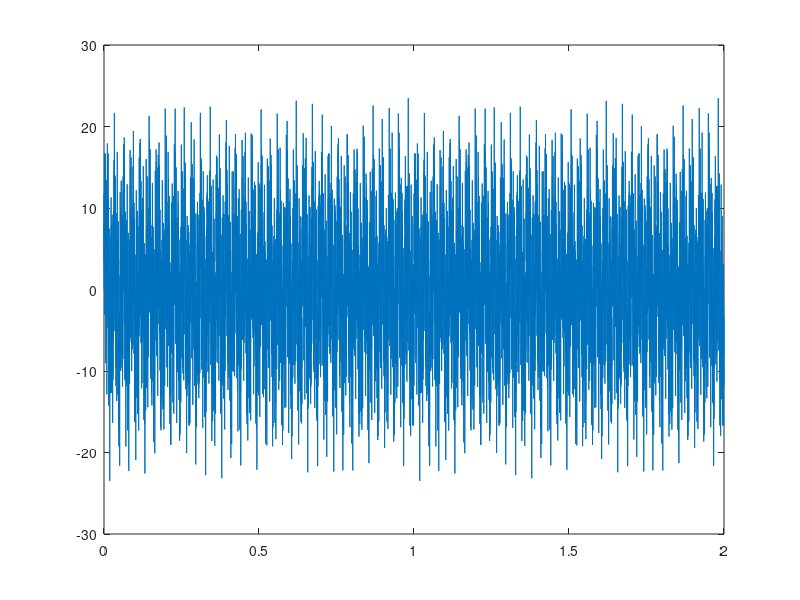
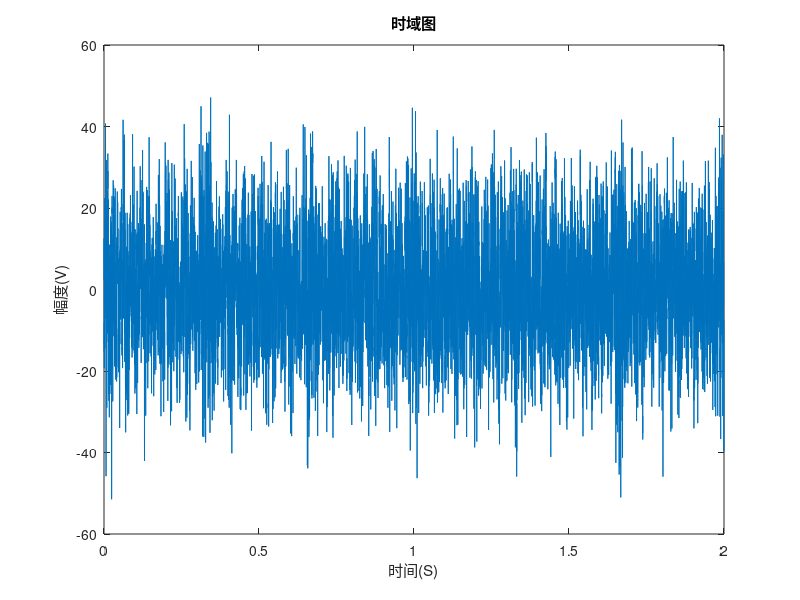
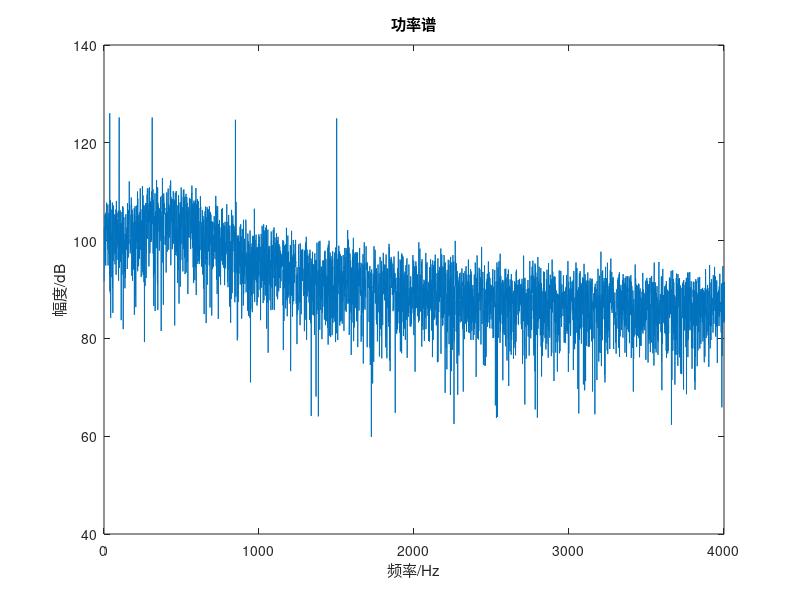

These figures' MATLAB source, in order:
clc;
clear all;
close all;
%ct
a=[1    -0.886372552937091    0.0752264044191101    0.0518195032914529    0.0356877626508858    0.0245663788107344    0.0168939733876390    0.0115933847488235    0.00792044070864310    0.00535948103002273    0.00355096169035401    0.00224097696680291    0.00396593581833329];%分母
b=0.599222883197722;%分子
Fs = 8000;         % 采样频率 (Hz)
T = 2;             % 信号持续时间 (秒)
N = Fs * T;       % 总采样点数
tt = (0:N-1) / Fs; % 时间向量

% 生成白噪声
rng(1000,'twister');%固定随机数
noise = 10*randn(N, 1);
%ct=lsim(a,b,randn(size(t)));
ct=filter(b,a,noise);%平稳连续谱
ct=ct';
plot(tt,ct);

%lt
% 定义线谱分量的参数
f1 = 97;               % 第一个正弦波频率 (Hz)
A1 = 5;                % 第一个正弦波幅度
phi1=0;
f2 = 36;               % 
f3 = 310;               % 
f5 = 847;               % 
f4 = 1500;               %
% 生成线谱信号
lt = A1 * (sin(2 * pi * f1 * tt + phi1)+sin(2 * pi * f2 * tt + phi1)+sin(2 * pi * f3 * tt + phi1)+sin(2 * pi * f4 * tt + phi1)+sin(2 * pi * f5 * tt + phi1));
plot(tt,lt);


%mt
fp=3;%轴频
nb=5;%叶片数
fb=nb*fp;%叶频
Ai=[0.1,0.1,0.1,0.1,0.16];%调制系数
w0=2*pi*fp;%轴频的角频率
% 
% nn=0:WL-1;
% tt=nn/Fs;
mt=0;
for ii=1:nb
    mt=mt+Ai(ii).*cos(ii*w0.*tt);
end
s=[1+mt].*ct+lt;
s=s';
%plot(mt);
figure;
plot(tt,s);
title("时域图");
xlabel('时间(S)');
ylabel('幅度(V)');
figure;
ffts=fft(s,Fs);
plot(10*log10(abs(ffts.^2)/N/Fs)+120);
xlim([0 Fs/2]);
title("功率谱");
ylabel("幅度/dB");
xlabel("频率/Hz");